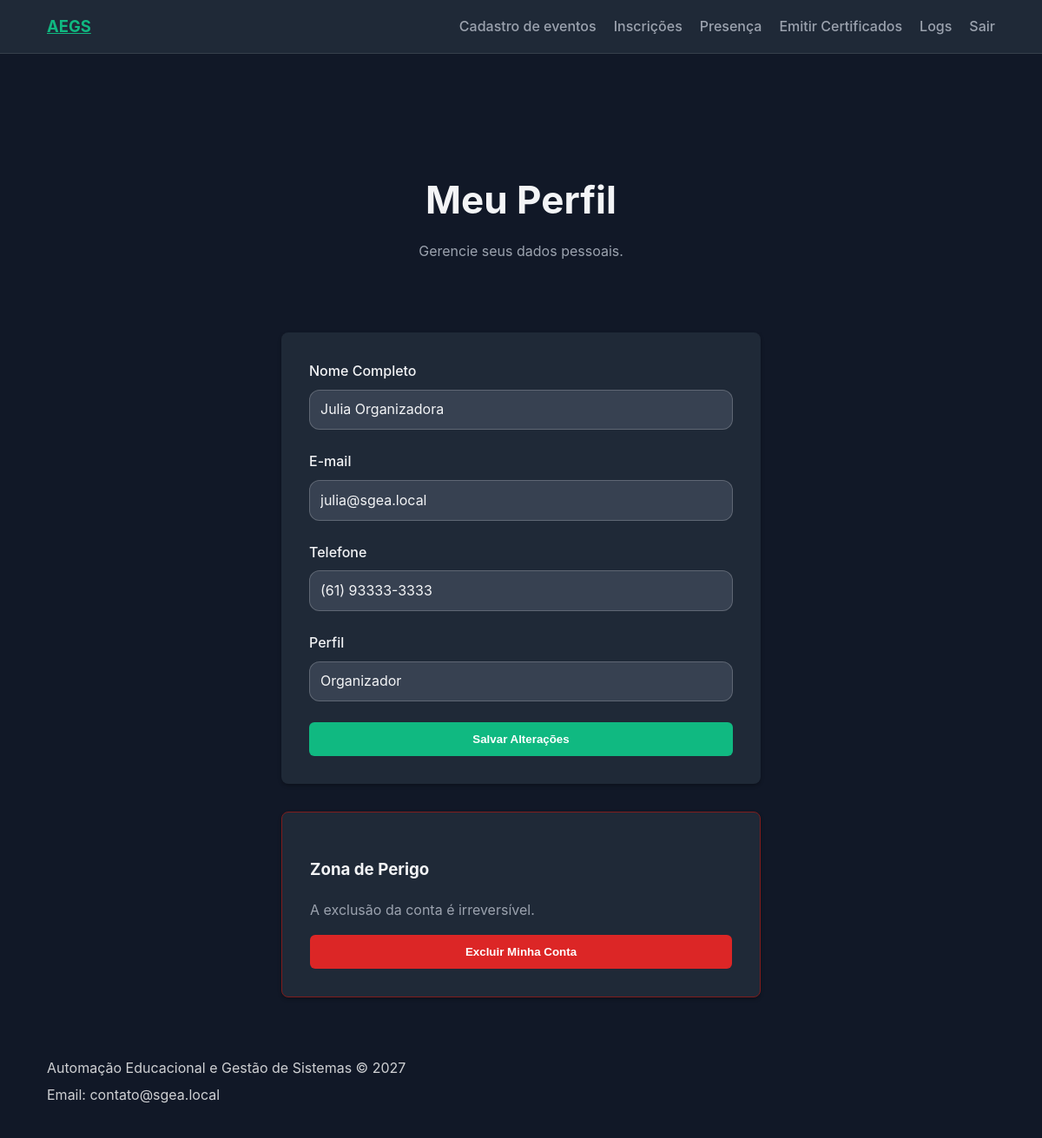
Page /perfil/ (signed in) on the committed database.
### api/models.py (models this page shows, shortened)
class Usuario(AbstractUser):
    nome = models.CharField(max_length=120)
    telefone = models.CharField(max_length=20)
    instituicao = models.CharField(
        max_length=20,
        choices=InstituicaoChoices.choices,
        blank=True,
        null=True,
        help_text="Obrigatório para perfis ALUNO e PROFESSOR."
    )
    perfil = models.CharField(
        max_length=20,
        choices=PerfilChoices.choices
    )
    class Meta:
        constraints = [
            models.CheckConstraint(
                name="instituicao_required_for_aluno_prof",
                check=(
                    ~Q(perfil__in=[PerfilChoices.ALUNO, PerfilChoices.PROFESSOR]) |
                    (Q(instituicao__isnull=False) & ~Q(instituicao=""))
                )
            )
        ]
        indexes = [
            models.Index(fields=["perfil"]),
        ]

### api/views.py (the view, shortened to what this page needs)
# urls.py: path('perfil/', PerfilUsuarioView.as_view(), name='perfil-usuario'),
@method_decorator(login_required(login_url='login'), name='dispatch')
class PerfilUsuarioView(PostFeedbackMixin, TemplateView):
    template_name = "api/perfil_usuario.html"
    def get_context_data(self, **kwargs):
        context = super().get_context_data(**kwargs)
        context["instituicoes"] = InstituicaoChoices.choices
        return context

### api/views.py (called while the page is built)
	def get_context_data(self, **kwargs):
		context = super().get_context_data(**kwargs)
		context.setdefault(self.data_context_name, {})
		return context

### api/templates/api/perfil_usuario.html (shortened to what this page needs)
{% extends 'api/base.html' %}
{% block content %}
<section class="hero">
    <h1>Meu Perfil</h1>
    <p>Gerencie seus dados pessoais.</p>
</section>
<section class="container" style="max-width: 600px;">
    <article class="card">
        <form method="post">
            <div class="form-group">
                <label for="nome">Nome Completo</label>
                <input type="text" id="nome" name="nome" value="{{ user.nome }}" required class="form-control">
            </div>
            <div class="form-group">
                <label for="email">E-mail</label>
                <input type="email" id="email" name="email" value="{{ user.email }}" required class="form-control">
            </div>
            <div class="form-group">
                <label for="telefone">Telefone</label>
                <input type="tel" id="telefone" name="telefone" value="{{ user.telefone }}" class="form-control">
            </div>
            <div class="form-group">
                <label>Perfil</label>
                <input type="text" value="{{ user.get_perfil_display }}" disabled class="form-control bg-gray">
            </div>
            <div class="form-actions">
                <button type="submit" class="btn primary">Salvar Alterações</button>
            </div>
        </form>
    </article>
    <article class="card mt-4 border-red">
        <h3>Zona de Perigo</h3>
        <p>A exclusão da conta é irreversível.</p>
        <form method="post" onsubmit="return confirm('Tem certeza que deseja excluir sua conta? Esta ação não pode ser desfeita.');">
            <button type="submit" class="btn danger">Excluir Minha Conta</button>
        </form>
    </article>
</section>
{% endblock %}

### api/static/api/styles.css (style rules this page uses)
:root { color-scheme: dark; --bg: #111827; --surface: #1f2937; --primary: #10b981; --primary-hover: #059669; --text: #f3f4f6; --muted: #9ca3af; }
* { box-sizing: border-box; }
body { margin: 0; font-family: 'Inter', system-ui, -apple-system, BlinkMacSystemFont, 'Segoe UI', sans-serif; background: var(--bg); color: var(--text); line-height: 1.6; }
.container { max-width: 1140px; margin: 0 auto; padding: 0 1.5rem; }
.hero { padding: 6rem 0 3rem; text-align: center; }
.hero h1 { font-size: clamp(2rem, 3vw + 1rem, 2.75rem); margin-bottom: 0.75rem; }
.hero p { max-width: 640px; margin: 0 auto 2rem; color: var(--muted); }
.btn { display: inline-block; padding: 0.75rem 1.5rem; border-radius: 999px; border: 1px solid rgba(16, 185, 129, 0.2); background: transparent; color: var(--primary); font-weight: 600; text-decoration: none; transition: background 0.2s ease, color 0.2s ease, border-color 0.2s ease; }
.btn.primary { background: var(--primary); color: #ffffff; border-color: var(--primary); }
.card { background: var(--surface); border-radius: 16px; padding: 1.75rem; box-shadow: 0 4px 12px rgba(0, 0, 0, 0.3); transition: transform 0.2s ease, box-shadow 0.2s ease; }
.card p { color: var(--muted); }
.form-group { display: flex; flex-direction: column; margin-bottom: 1rem; }
.form-group label { font-weight: 600; margin-bottom: 0.35rem; }
.form-group input, .form-group select, .form-group textarea { padding: 0.6rem 0.75rem; border-radius: 12px; border: 1px solid rgba(255, 255, 255, 0.2); font: inherit; background: #374151; color: var(--text); }
.form-actions { display: flex; flex-wrap: wrap; gap: 0.75rem; margin-top: 1.25rem; align-items: center; }

### api/templates/api/perfil_usuario.html (style rules this page uses)
.card { background: var(--surface); padding: 2rem; border-radius: 8px; box-shadow: 0 2px 4px rgba(0,0,0,0.3); border: none; margin-bottom: 2rem; }
.form-group { margin-bottom: 1.5rem; }
.form-group label { display: block; margin-bottom: 0.5rem; font-weight: 500; }
.form-control { width: 100%; padding: 0.75rem; border: 1px solid rgba(255, 255, 255, 0.2); border-radius: 6px; font-size: 1rem; background: #374151; color: var(--text); }
.bg-gray { background-color: rgba(255, 255, 255, 0.05); }
.btn { width: 100%; padding: 0.75rem; border-radius: 6px; font-weight: 600; cursor: pointer; border: none; }
.btn.primary { background: var(--primary); color: white; }
.btn.danger { background: #dc2626; color: white; }
.border-red { border: 1px solid #7f1d1d; }
.mt-4 { margin-top: 2rem; }

### rows in the picture
Usuario: nome "Julia Organizadora", email "julia@sgea.local", telefone "(61) 93333-3333", perfil "Organizador"
